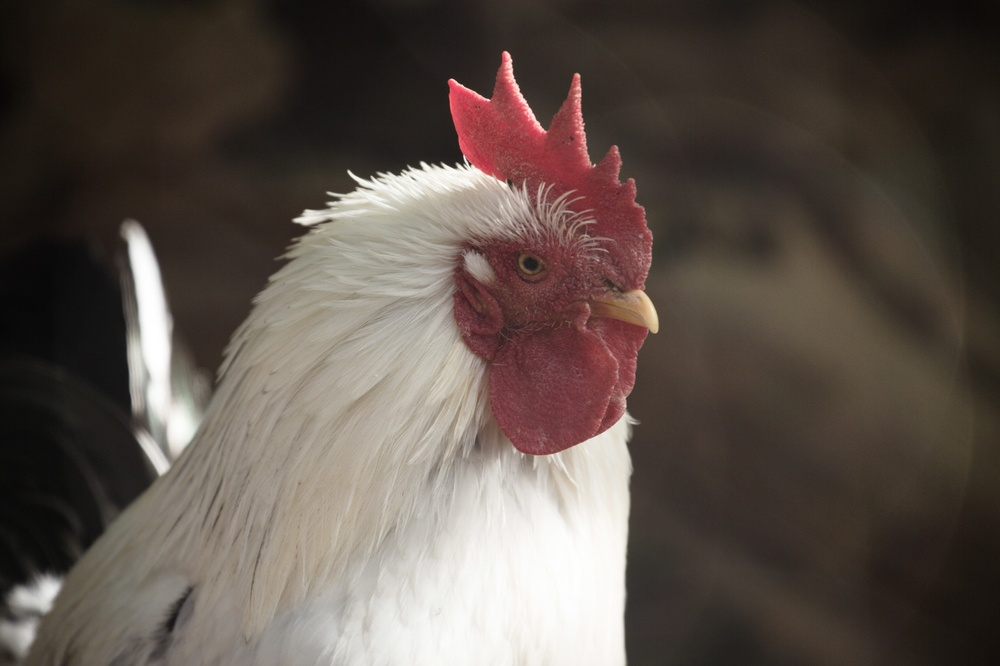
%> input picture pic1.jpg, 1000 x 666 px, shrunk from 1600 x 1066 before the run
$ octave kadai07.m   (GNU Octave 9; MATLAB toolbox functions it lacks are replaced by stand-ins)
%> lines starting %> are read from the running program, lines starting %| are printed output that depends on the picture
clear; % 変数のオールクリア

ORG = imread('pic1.jpg'); % 画像の読み込み
%> ORG is the input picture: size 666x1000x3 uint8; mean R, G, B 93, 82.2, 75.1
ORG = rgb2gray(ORG); % 白黒濃淡画像に変換
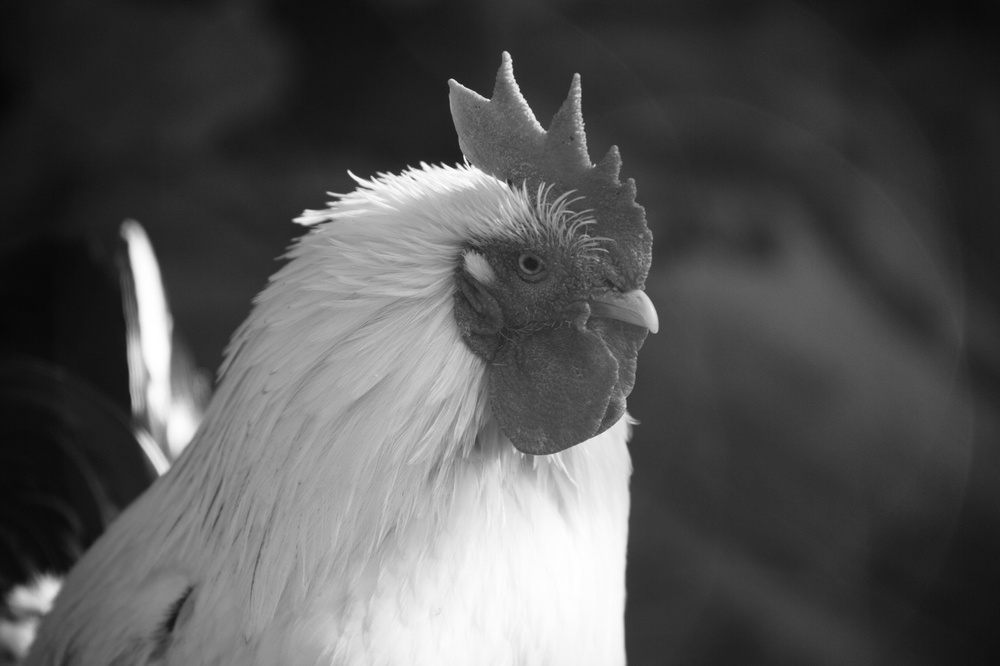
%> ORG: size 666x1000 uint8; min 6, max 255, mean 84.6
imagesc(ORG); colormap(gray); colorbar; % 画像の表示
title('白黒濃淡画像')
pause;

imhist(ORG); % 濃度ヒストグラムを生成、表示
title('濃度ヒストグラム')
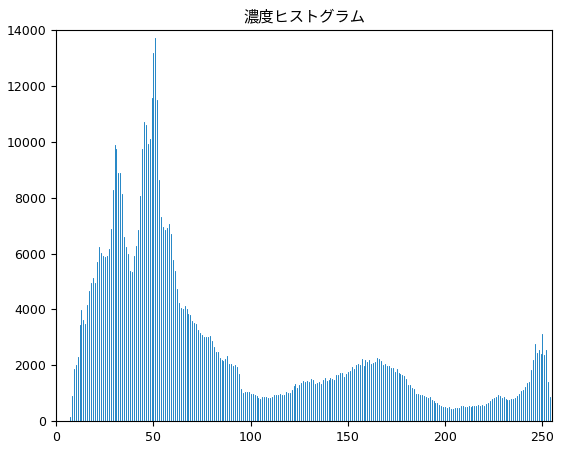
%> figure redrawn from the program's plot data; highest point at x = 51, y = 13706
pause;

ORG = double(ORG);
%> ORG: size 666x1000 double
mn = min(ORG(:)); % 濃度値の最小値を算出
%> mn = 6
mx = max(ORG(:)); % 濃度値の最大値を算出
%> mx = 255
ORG = (ORG-mn)/(mx-mn)*255;
imagesc(ORG); colormap(gray); colorbar; % 画像の表示
title('白黒濃淡画像 ダイナミックレンジ拡大後')
pause;

ORG = uint8(ORG); % この行について考察せよ
%> ORG: size 666x1000 uint8
imhist(ORG); % 濃度ヒストグラムを生成、表示
title('濃度ヒストグラム ダイナミックレンジ拡大後')
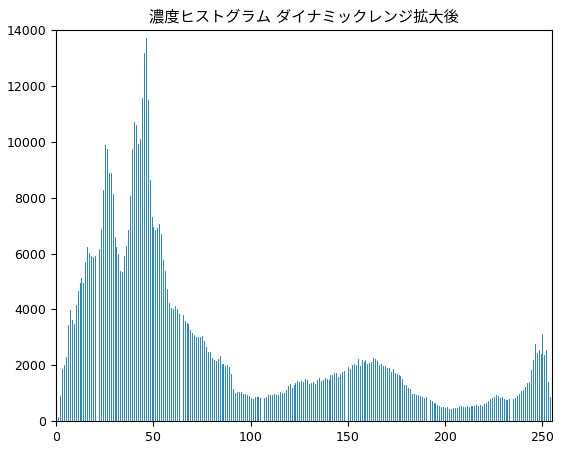
%> figure redrawn from the program's plot data; highest point at x = 46, y = 13706
